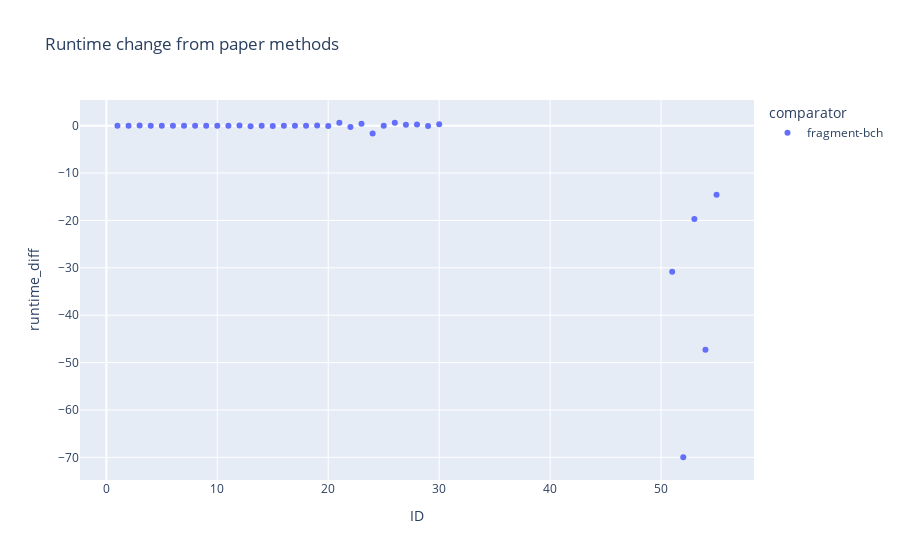

Write notebook code for a chart like this one.
### Code cell
diff_df = pd.DataFrame(differences)
len(diff_df)
diff_df["ID"]
px.scatter(diff_df, x="ID", y="runtime_diff", color="comparator", title="Runtime change from paper methods").show()

### Figure 1 — Plotly figure (JSON) as saved in the notebook; plotly's stock layout.template omitted (floating-point values rounded to 4 significant figures)
{"data": [{"hovertemplate": "comparator=fragment-bch<br>ID=%{x}<br>runtime_diff=%{y}<extra></extra>", "legendgroup": "fragment-bch", "marker": {"color": "#636efa", "symbol": "circle"}, "mode": "markers", "name": "fragment-bch", "orientation": "v", "showlegend": true, "type": "scatter", "x": [1, 2, 3, 4, 5, 6, 7, 8, 9, 10, 11, 12, 13, 14, 15, 16, 17, 18, 19, 20, 21, 22, 23, 24, 25, 26, 27, 28, 29, 30, 51, 52, 53, 54, 55], "xaxis": "x", "y": [-0.01018, -0.001596, 0.002261, -0.007219, -0.0114, -0.009287, -0.000659, -0.007671, -0.009345, -0.005776, -0.04042, 0.003157, -0.1085, -0.01231, -0.08305, -0.01126, -0.02871, -0.02428, 0.004834, -0.08318, 0.607, -0.2713, 0.4107, -1.645, -0.01559, 0.5891, 0.1649, 0.2592, -0.08741, 0.2803, -30.82, -69.97, -19.72, -47.31, -14.6], "yaxis": "y"}], "layout": {"legend": {"title": {"text": "comparator"}, "tracegroupgap": 0}, "title": {"text": "Runtime change from paper methods"}, "xaxis": {"anchor": "y", "domain": [0, 1], "title": {"text": "ID"}}, "yaxis": {"anchor": "x", "domain": [0, 1], "title": {"text": "runtime_diff"}}}}
